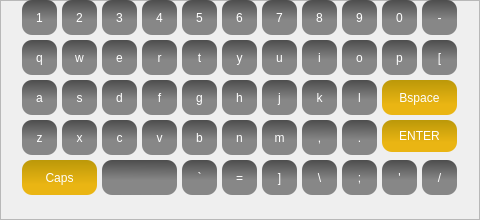
    <widget class="QFrame" name="frame_3">
     <property name="geometry">
      <rect>
       <x>0</x>
       <y>15</y>
       <width>480</width>
       <height>220</height>
      </rect>
     </property>
     <property name="frameShape">
      <enum>QFrame::StyledPanel</enum>
     </property>
     <property name="frameShadow">
      <enum>QFrame::Raised</enum>
     </property>
     <widget class="QPushButton" name="btn1">
      <property name="geometry">
       <rect>
        <x>22</x>
        <y>0</y>
        <width>35</width>
        <height>35</height>
       </rect>
      </property>
      <property name="styleSheet">
       <string notr="true">
color: rgb(255, 255, 255);
font: 10pt &quot;Franklin Gothic Heavy&quot;;
border-radius:10px;
background-color:qlineargradient(spread:pad, x1:0.534091, y1:0, x2:0.522727, y2:1, stop:0 rgba(77, 77, 77, 255), stop:0.579545 rgba(135, 135, 135, 255));
</string>
      </property>
      <property name="text">
       <string>1</string>
      </property>
     </widget>
     <widget class="QPushButton" name="btn4">
      <property name="geometry">
       <rect>
        <x>142</x>
        <y>0</y>
        <width>35</width>
        <height>35</height>
       </rect>
      </property>
      <property name="styleSheet">
       <string notr="true">
color: rgb(255, 255, 255);
font: 10pt &quot;Franklin Gothic Heavy&quot;;
border-radius:10px;
background-color:qlineargradient(spread:pad, x1:0.534091, y1:0, x2:0.522727, y2:1, stop:0 rgba(77, 77, 77, 255), stop:0.579545 rgba(135, 135, 135, 255));
</string>
      </property>
      <property name="text">
       <string>4</string>
      </property>
     </widget>
     <widget class="QPushButton" name="btn7">
      <property name="geometry">
       <rect>
        <x>262</x>
        <y>0</y>
        <width>35</width>
        <height>35</height>
       </rect>
      </property>
      <property name="styleSheet">
       <string notr="true">
color: rgb(255, 255, 255);
font: 10pt &quot;Franklin Gothic Heavy&quot;;
border-radius:10px;
background-color:qlineargradient(spread:pad, x1:0.534091, y1:0, x2:0.522727, y2:1, stop:0 rgba(77, 77, 77, 255), stop:0.579545 rgba(135, 135, 135, 255));
</string>
      </property>
      <property name="text">
       <string>7</string>
      </property>
     </widget>
     <widget class="QPushButton" name="btn2">
      <property name="geometry">
       <rect>
        <x>62</x>
        <y>0</y>
        <width>35</width>
        <height>35</height>
       </rect>
      </property>
      <property name="styleSheet">
       <string notr="true">
color: rgb(255, 255, 255);
font: 10pt &quot;Franklin Gothic Heavy&quot;;
border-radius:10px;
background-color:qlineargradient(spread:pad, x1:0.534091, y1:0, x2:0.522727, y2:1, stop:0 rgba(77, 77, 77, 255), stop:0.579545 rgba(135, 135, 135, 255));
</string>
      </property>
      <property name="text">
       <string>2</string>
      </property>
     </widget>
     <widget class="QPushButton" name="btn5">
      <property name="geometry">
       <rect>
        <x>182</x>
        <y>0</y>
        <width>35</width>
        <height>35</height>
       </rect>
      </property>
      <property name="styleSheet">
       <string notr="true">
color: rgb(255, 255, 255);
font: 10pt &quot;Franklin Gothic Heavy&quot;;
border-radius:10px;
background-color:qlineargradient(spread:pad, x1:0.534091, y1:0, x2:0.522727, y2:1, stop:0 rgba(77, 77, 77, 255), stop:0.579545 rgba(135, 135, 135, 255));
</string>
      </property>
      <property name="text">
       <string>5</string>
      </property>
     </widget>
     <widget class="QPushButton" name="btn8">
      <property name="geometry">
       <rect>
        <x>302</x>
        <y>0</y>
        <width>35</width>
        <height>35</height>
       </rect>
      </property>
      <property name="styleSheet">
       <string notr="true">
color: rgb(255, 255, 255);
font: 10pt &quot;Franklin Gothic Heavy&quot;;
border-radius:10px;
background-color:qlineargradient(spread:pad, x1:0.534091, y1:0, x2:0.522727, y2:1, stop:0 rgba(77, 77, 77, 255), stop:0.579545 rgba(135, 135, 135, 255));
</string>
      </property>
      <property name="text">
       <string>8</string>
      </property>
     </widget>
     <widget class="QPushButton" name="btn3">
      <property name="geometry">
       <rect>
        <x>102</x>
        <y>0</y>
        <width>35</width>
        <height>35</height>
       </rect>
      </property>
      <property name="styleSheet">
       <string notr="true">
color: rgb(255, 255, 255);
font: 10pt &quot;Franklin Gothic Heavy&quot;;
border-radius:10px;
background-color:qlineargradient(spread:pad, x1:0.534091, y1:0, x2:0.522727, y2:1, stop:0 rgba(77, 77, 77, 255), stop:0.579545 rgba(135, 135, 135, 255));
</string>
      </property>
      <property name="text">
       <string>3</string>
      </property>
     </widget>
     <widget class="QPushButton" name="btn6">
      <property name="geometry">
       <rect>
        <x>222</x>
        <y>0</y>
        <width>35</width>
        <height>35</height>
       </rect>
      </property>
      <property name="styleSheet">
       <string notr="true">
color: rgb(255, 255, 255);
font: 10pt &quot;Franklin Gothic Heavy&quot;;
border-radius:10px;
background-color:qlineargradient(spread:pad, x1:0.534091, y1:0, x2:0.522727, y2:1, stop:0 rgba(77, 77, 77, 255), stop:0.579545 rgba(135, 135, 135, 255));
</string>
      </property>
      <property name="text">
       <string>6</string>
      </property>
     </widget>
     <widget class="QPushButton" name="btn9">
      <property name="geometry">
       <rect>
        <x>342</x>
        <y>0</y>
        <width>35</width>
        <height>35</height>
       </rect>
      </property>
      <property name="styleSheet">
       <string notr="true">
color: rgb(255, 255, 255);
font: 10pt &quot;Franklin Gothic Heavy&quot;;
border-radius:10px;
background-color:qlineargradient(spread:pad, x1:0.534091, y1:0, x2:0.522727, y2:1, stop:0 rgba(77, 77, 77, 255), stop:0.579545 rgba(135, 135, 135, 255));
</string>
      </property>
      <property name="text">
       <string>9</string>
      </property>
     </widget>
     <widget class="QPushButton" name="btn0">
      <property name="geometry">
       <rect>
        <x>382</x>
        <y>0</y>
        <width>35</width>
        <height>35</height>
       </rect>
      </property>
      <property name="styleSheet">
       <string notr="true">
color: rgb(255, 255, 255);
font: 10pt &quot;Franklin Gothic Heavy&quot;;
border-radius:10px;
background-color:qlineargradient(spread:pad, x1:0.534091, y1:0, x2:0.522727, y2:1, stop:0 rgba(77, 77, 77, 255), stop:0.579545 rgba(135, 135, 135, 255));
</string>
      </property>
      <property name="text">
       <string>0</string>
      </property>
     </widget>
     <widget class="QPushButton" name="btnDelete">
      <property name="geometry">
       <rect>
        <x>382</x>
        <y>80</y>
        <width>75</width>
        <height>35</height>
       </rect>
      </property>
      <property name="styleSheet">
       <string notr="true">
color: rgb(255, 255, 255);
font: 10pt &quot;Franklin Gothic Heavy&quot;;
border-radius:10px;
background-color: qlineargradient(spread:pad, x1:0.460227, y1:0, x2:0.466, y2:1, stop:0 rgba(187, 152, 9, 255), stop:0.704545 rgba(234, 181, 19, 255));</string>
      </property>
      <property name="text">
       <string>Bspace</string>
      </property>
     </widget>
     <widget class="QPushButton" name="btnEnter">
      <property name="geometry">
       <rect>
        <x>382</x>
        <y>120</y>
        <width>75</width>
        <height>32</height>
       </rect>
      </property>
      <property name="styleSheet">
       <string notr="true">
color: rgb(255, 255, 255);
font: 10pt &quot;Franklin Gothic Heavy&quot;;
border-radius:10px;
background-color: qlineargradient(spread:pad, x1:0.460227, y1:0, x2:0.466, y2:1, stop:0 rgba(187, 152, 9, 255), stop:0.704545 rgba(234, 181, 19, 255));</string>
      </property>
      <property name="text">
       <string>ENTER</string>
      </property>
     </widget>
     <widget class="QPushButton" name="btncaps">
      <property name="geometry">
       <rect>
        <x>22</x>
        <y>160</y>
        <width>75</width>
        <height>35</height>
       </rect>
      </property>
      <property name="styleSheet">
       <string notr="true">
color: rgb(255, 255, 255);
font: 10pt &quot;Franklin Gothic Heavy&quot;;
border-radius:10px;
background-color: qlineargradient(spread:pad, x1:0.460227, y1:0, x2:0.466, y2:1, stop:0 rgba(187, 152, 9, 255), stop:0.704545 rgba(234, 181, 19, 255));</string>
      </property>
      <property name="text">
       <string>Caps</string>
      </property>
     </widget>
     <widget class="QPushButton" name="btndash">
      <property name="geometry">
       <rect>
        <x>422</x>
        <y>0</y>
        <width>35</width>
        <height>35</height>
       </rect>
      </property>
      <property name="styleSheet">
       <string notr="true">
color: rgb(255, 255, 255);
font: 10pt &quot;Franklin Gothic Heavy&quot;;
border-radius:10px;
background-color:qlineargradient(spread:pad, x1:0.534091, y1:0, x2:0.522727, y2:1, stop:0 rgba(77, 77, 77, 255), stop:0.579545 rgba(135, 135, 135, 255));
</string>
      </property>
      <property name="text">
       <string>-</string>
      </property>
     </widget>
     <widget class="QPushButton" name="btnq">
      <property name="geometry">
       <rect>
        <x>22</x>
        <y>40</y>
        <width>35</width>
        <height>35</height>
       </rect>
      </property>
      <property name="styleSheet">
       <string notr="true">
color: rgb(255, 255, 255);
font: 10pt &quot;Franklin Gothic Heavy&quot;;
border-radius:10px;
background-color:qlineargradient(spread:pad, x1:0.534091, y1:0, x2:0.522727, y2:1, stop:0 rgba(77, 77, 77, 255), stop:0.579545 rgba(135, 135, 135, 255));
</string>
      </property>
      <property name="text">
       <string>q</string>
      </property>
     </widget>
     <widget class="QPushButton" name="btnw">
      <property name="geometry">
       <rect>
        <x>62</x>
        <y>40</y>
        <width>35</width>
        <height>35</height>
       </rect>
      </property>
      <property name="styleSheet">
       <string notr="true">
color: rgb(255, 255, 255);
font: 10pt &quot;Franklin Gothic Heavy&quot;;
border-radius:10px;
background-color:qlineargradient(spread:pad, x1:0.534091, y1:0, x2:0.522727, y2:1, stop:0 rgba(77, 77, 77, 255), stop:0.579545 rgba(135, 135, 135, 255));
</string>
      </property>
      <property name="text">
       <string>w</string>
      </property>
     </widget>
     <widget class="QPushButton" name="btne">
      <property name="geometry">
       <rect>
        <x>102</x>
        <y>40</y>
        <width>35</width>
        <height>35</height>
       </rect>
      </property>
      <property name="styleSheet">
       <string notr="true">
color: rgb(255, 255, 255);
font: 10pt &quot;Franklin Gothic Heavy&quot;;
border-radius:10px;
background-color:qlineargradient(spread:pad, x1:0.534091, y1:0, x2:0.522727, y2:1, stop:0 rgba(77, 77, 77, 255), stop:0.579545 rgba(135, 135, 135, 255));
</string>
      </property>
      <property name="text">
       <string>e</string>
      </property>
     </widget>
     <widget class="QPushButton" name="btnr">
      <property name="geometry">
       <rect>
        <x>142</x>
        <y>40</y>
        <width>35</width>
        <height>35</height>
       </rect>
      </property>
      <property name="styleSheet">
       <string notr="true">
color: rgb(255, 255, 255);
font: 10pt &quot;Franklin Gothic Heavy&quot;;
border-radius:10px;
background-color:qlineargradient(spread:pad, x1:0.534091, y1:0, x2:0.522727, y2:1, stop:0 rgba(77, 77, 77, 255), stop:0.579545 rgba(135, 135, 135, 255));
</string>
      </property>
      <property name="text">
       <string>r</string>
      </property>
     </widget>
     <widget class="QPushButton" name="btnt">
      <property name="geometry">
       <rect>
        <x>182</x>
        <y>40</y>
        <width>35</width>
        <height>35</height>
       </rect>
      </property>
      <property name="styleSheet">
       <string notr="true">
color: rgb(255, 255, 255);
font: 10pt &quot;Franklin Gothic Heavy&quot;;
border-radius:10px;
background-color:qlineargradient(spread:pad, x1:0.534091, y1:0, x2:0.522727, y2:1, stop:0 rgba(77, 77, 77, 255), stop:0.579545 rgba(135, 135, 135, 255));
</string>
      </property>
      <property name="text">
       <string>t</string>
      </property>
     </widget>
     <widget class="QPushButton" name="btny">
      <property name="geometry">
       <rect>
        <x>222</x>
        <y>40</y>
        <width>35</width>
        <height>35</height>
       </rect>
      </property>
      <property name="styleSheet">
       <string notr="true">
color: rgb(255, 255, 255);
font: 10pt &quot;Franklin Gothic Heavy&quot;;
border-radius:10px;
background-color:qlineargradient(spread:pad, x1:0.534091, y1:0, x2:0.522727, y2:1, stop:0 rgba(77, 77, 77, 255), stop:0.579545 rgba(135, 135, 135, 255));
</string>
      </property>
      <property name="text">
       <string>y</string>
      </property>
     </widget>
     <widget class="QPushButton" name="btnu">
      <property name="geometry">
       <rect>
        <x>262</x>
        <y>40</y>
        <width>35</width>
        <height>35</height>
       </rect>
      </property>
      <property name="styleSheet">
       <string notr="true">
color: rgb(255, 255, 255);
font: 10pt &quot;Franklin Gothic Heavy&quot;;
border-radius:10px;
background-color:qlineargradient(spread:pad, x1:0.534091, y1:0, x2:0.522727, y2:1, stop:0 rgba(77, 77, 77, 255), stop:0.579545 rgba(135, 135, 135, 255));
</string>
      </property>
      <property name="text">
       <string>u</string>
      </property>
     </widget>
     <widget class="QPushButton" name="btni">
      <property name="geometry">
       <rect>
        <x>302</x>
        <y>40</y>
        <width>35</width>
        <height>35</height>
       </rect>
      </property>
      <property name="styleSheet">
       <string notr="true">
color: rgb(255, 255, 255);
font: 10pt &quot;Franklin Gothic Heavy&quot;;
border-radius:10px;
background-color:qlineargradient(spread:pad, x1:0.534091, y1:0, x2:0.522727, y2:1, stop:0 rgba(77, 77, 77, 255), stop:0.579545 rgba(135, 135, 135, 255));
</string>
      </property>
      <property name="text">
       <string>i</string>
      </property>
     </widget>
     <widget class="QPushButton" name="btno">
      <property name="geometry">
       <rect>
        <x>342</x>
        <y>40</y>
        <width>35</width>
        <height>35</height>
       </rect>
      </property>
      <property name="styleSheet">
       <string notr="true">
color: rgb(255, 255, 255);
font: 10pt &quot;Franklin Gothic Heavy&quot;;
border-radius:10px;
background-color:qlineargradient(spread:pad, x1:0.534091, y1:0, x2:0.522727, y2:1, stop:0 rgba(77, 77, 77, 255), stop:0.579545 rgba(135, 135, 135, 255));
</string>
      </property>
      <property name="text">
       <string>o</string>
      </property>
     </widget>
     <widget class="QPushButton" name="btnp">
      <property name="geometry">
       <rect>
        <x>382</x>
        <y>40</y>
        <width>35</width>
        <height>35</height>
       </rect>
      </property>
      <property name="styleSheet">
       <string notr="true">
color: rgb(255, 255, 255);
font: 10pt &quot;Franklin Gothic Heavy&quot;;
border-radius:10px;
background-color:qlineargradient(spread:pad, x1:0.534091, y1:0, x2:0.522727, y2:1, stop:0 rgba(77, 77, 77, 255), stop:0.579545 rgba(135, 135, 135, 255));
</string>
      </property>
      <property name="text">
       <string>p</string>
      </property>
     </widget>
     <widget class="QPushButton" name="btnsqopen">
      <property name="geometry">
       <rect>
        <x>422</x>
        <y>40</y>
        <width>35</width>
        <height>35</height>
       </rect>
      </property>
      <property name="styleSheet">
       <string notr="true">
color: rgb(255, 255, 255);
font: 10pt &quot;Franklin Gothic Heavy&quot;;
border-radius:10px;
background-color:qlineargradient(spread:pad, x1:0.534091, y1:0, x2:0.522727, y2:1, stop:0 rgba(77, 77, 77, 255), stop:0.579545 rgba(135, 135, 135, 255));
</string>
      </property>
      <property name="text">
       <string>[</string>
      </property>
     </widget>
     <widget class="QPushButton" name="btna">
      <property name="geometry">
       <rect>
        <x>22</x>
        <y>80</y>
        <width>35</width>
        <height>35</height>
       </rect>
      </property>
      <property name="styleSheet">
       <string notr="true">
color: rgb(255, 255, 255);
font: 10pt &quot;Franklin Gothic Heavy&quot;;
border-radius:10px;
background-color:qlineargradient(spread:pad, x1:0.534091, y1:0, x2:0.522727, y2:1, stop:0 rgba(77, 77, 77, 255), stop:0.579545 rgba(135, 135, 135, 255));
</string>
      </property>
      <property name="text">
       <string>a</string>
      </property>
     </widget>
     <widget class="QPushButton" name="btns">
      <property name="geometry">
       <rect>
        <x>62</x>
        <y>80</y>
        <width>35</width>
        <height>35</height>
       </rect>
      </property>
      <property name="styleSheet">
       <string notr="true">
color: rgb(255, 255, 255);
font: 10pt &quot;Franklin Gothic Heavy&quot;;
border-radius:10px;
background-color:qlineargradient(spread:pad, x1:0.534091, y1:0, x2:0.522727, y2:1, stop:0 rgba(77, 77, 77, 255), stop:0.579545 rgba(135, 135, 135, 255));
</string>
      </property>
      <property name="text">
       <string>s</string>
      </property>
     </widget>
     <widget class="QPushButton" name="btnd">
      <property name="geometry">
       <rect>
        <x>102</x>
        <y>80</y>
        <width>35</width>
        <height>35</height>
       </rect>
      </property>
      <property name="styleSheet">
       <string notr="true">
color: rgb(255, 255, 255);
font: 10pt &quot;Franklin Gothic Heavy&quot;;
border-radius:10px;
background-color:qlineargradient(spread:pad, x1:0.534091, y1:0, x2:0.522727, y2:1, stop:0 rgba(77, 77, 77, 255), stop:0.579545 rgba(135, 135, 135, 255));
</string>
      </property>
      <property name="text">
       <string>d</string>
      </property>
     </widget>
     <widget class="QPushButton" name="btnf">
      <property name="geometry">
       <rect>
        <x>142</x>
        <y>80</y>
        <width>35</width>
        <height>35</height>
       </rect>
      </property>
      <property name="styleSheet">
       <string notr="true">
color: rgb(255, 255, 255);
font: 10pt &quot;Franklin Gothic Heavy&quot;;
border-radius:10px;
background-color:qlineargradient(spread:pad, x1:0.534091, y1:0, x2:0.522727, y2:1, stop:0 rgba(77, 77, 77, 255), stop:0.579545 rgba(135, 135, 135, 255));
</string>
      </property>
      <property name="text">
       <string>f</string>
      </property>
     </widget>
     <widget class="QPushButton" name="btng">
      <property name="geometry">
       <rect>
        <x>182</x>
        <y>80</y>
        <width>35</width>
        <height>35</height>
       </rect>
      </property>
      <property name="styleSheet">
       <string notr="true">
color: rgb(255, 255, 255);
font: 10pt &quot;Franklin Gothic Heavy&quot;;
border-radius:10px;
background-color:qlineargradient(spread:pad, x1:0.534091, y1:0, x2:0.522727, y2:1, stop:0 rgba(77, 77, 77, 255), stop:0.579545 rgba(135, 135, 135, 255));
</string>
      </property>
      <property name="text">
       <string>g</string>
      </property>
     </widget>
     <widget class="QPushButton" name="btnh">
      <property name="geometry">
       <rect>
        <x>222</x>
        <y>80</y>
        <width>35</width>
        <height>35</height>
       </rect>
      </property>
      <property name="styleSheet">
       <string notr="true">
color: rgb(255, 255, 255);
font: 10pt &quot;Franklin Gothic Heavy&quot;;
border-radius:10px;
background-color:qlineargradient(spread:pad, x1:0.534091, y1:0, x2:0.522727, y2:1, stop:0 rgba(77, 77, 77, 255), stop:0.579545 rgba(135, 135, 135, 255));
</string>
      </property>
      <property name="text">
       <string>h</string>
      </property>
     </widget>
     <widget class="QPushButton" name="btnj">
      <property name="geometry">
       <rect>
        <x>262</x>
        <y>80</y>
        <width>35</width>
        <height>35</height>
       </rect>
      </property>
      <property name="styleSheet">
       <string notr="true">
color: rgb(255, 255, 255);
font: 10pt &quot;Franklin Gothic Heavy&quot;;
border-radius:10px;
background-color:qlineargradient(spread:pad, x1:0.534091, y1:0, x2:0.522727, y2:1, stop:0 rgba(77, 77, 77, 255), stop:0.579545 rgba(135, 135, 135, 255));
</string>
      </property>
      <property name="text">
       <string>j</string>
      </property>
     </widget>
     <widget class="QPushButton" name="btnk">
      <property name="geometry">
       <rect>
        <x>302</x>
        <y>80</y>
        <width>35</width>
        <height>35</height>
       </rect>
      </property>
      <property name="styleSheet">
       <string notr="true">
color: rgb(255, 255, 255);
font: 10pt &quot;Franklin Gothic Heavy&quot;;
border-radius:10px;
background-color:qlineargradient(spread:pad, x1:0.534091, y1:0, x2:0.522727, y2:1, stop:0 rgba(77, 77, 77, 255), stop:0.579545 rgba(135, 135, 135, 255));
</string>
      </property>
      <property name="text">
       <string>k</string>
      </property>
     </widget>
     <widget class="QPushButton" name="btnl">
      <property name="geometry">
       <rect>
        <x>342</x>
        <y>80</y>
        <width>35</width>
        <height>35</height>
       </rect>
      </property>
      <property name="styleSheet">
       <string notr="true">
color: rgb(255, 255, 255);
font: 10pt &quot;Franklin Gothic Heavy&quot;;
border-radius:10px;
background-color:qlineargradient(spread:pad, x1:0.534091, y1:0, x2:0.522727, y2:1, stop:0 rgba(77, 77, 77, 255), stop:0.579545 rgba(135, 135, 135, 255));
</string>
      </property>
      <property name="text">
       <string>l</string>
      </property>
     </widget>
     <widget class="QPushButton" name="btnz">
      <property name="geometry">
       <rect>
        <x>22</x>
        <y>120</y>
        <width>35</width>
        <height>35</height>
       </rect>
      </property>
      <property name="styleSheet">
       <string notr="true">
color: rgb(255, 255, 255);
font: 10pt &quot;Franklin Gothic Heavy&quot;;
border-radius:10px;
background-color:qlineargradient(spread:pad, x1:0.534091, y1:0, x2:0.522727, y2:1, stop:0 rgba(77, 77, 77, 255), stop:0.579545 rgba(135, 135, 135, 255));
</string>
      </property>
      <property name="text">
       <string>z</string>
      </property>
     </widget>
     <widget class="QPushButton" name="btnx">
      <property name="geometry">
       <rect>
        <x>62</x>
        <y>120</y>
        <width>35</width>
        <height>35</height>
       </rect>
      </property>
      <property name="styleSheet">
       <string notr="true">
color: rgb(255, 255, 255);
font: 10pt &quot;Franklin Gothic Heavy&quot;;
border-radius:10px;
background-color:qlineargradient(spread:pad, x1:0.534091, y1:0, x2:0.522727, y2:1, stop:0 rgba(77, 77, 77, 255), stop:0.579545 rgba(135, 135, 135, 255));
</string>
      </property>
      <property name="text">
       <string>x</string>
      </property>
     </widget>
     <widget class="QPushButton" name="btnc">
      <property name="geometry">
       <rect>
        <x>102</x>
        <y>120</y>
        <width>35</width>
        <height>35</height>
       </rect>
      </property>
      <property name="styleSheet">
       <string notr="true">
color: rgb(255, 255, 255);
font: 10pt &quot;Franklin Gothic Heavy&quot;;
border-radius:10px;
background-color:qlineargradient(spread:pad, x1:0.534091, y1:0, x2:0.522727, y2:1, stop:0 rgba(77, 77, 77, 255), stop:0.579545 rgba(135, 135, 135, 255));
</string>
      </property>
      <property name="text">
       <string>c</string>
      </property>
     </widget>
     <widget class="QPushButton" name="btnv">
      <property name="geometry">
       <rect>
        <x>142</x>
        <y>120</y>
        <width>35</width>
        <height>35</height>
       </rect>
      </property>
      <property name="styleSheet">
       <string notr="true">
color: rgb(255, 255, 255);
font: 10pt &quot;Franklin Gothic Heavy&quot;;
border-radius:10px;
background-color:qlineargradient(spread:pad, x1:0.534091, y1:0, x2:0.522727, y2:1, stop:0 rgba(77, 77, 77, 255), stop:0.579545 rgba(135, 135, 135, 255));
</string>
      </property>
      <property name="text">
       <string>v</string>
      </property>
     </widget>
     <widget class="QPushButton" name="btnb">
      <property name="geometry">
       <rect>
        <x>182</x>
        <y>120</y>
        <width>35</width>
        <height>35</height>
       </rect>
      </property>
      <property name="styleSheet">
       <string notr="true">
color: rgb(255, 255, 255);
font: 10pt &quot;Franklin Gothic Heavy&quot;;
border-radius:10px;
background-color:qlineargradient(spread:pad, x1:0.534091, y1:0, x2:0.522727, y2:1, stop:0 rgba(77, 77, 77, 255), stop:0.579545 rgba(135, 135, 135, 255));
</string>
      </property>
      <property name="text">
       <string>b</string>
      </property>
     </widget>
     <widget class="QPushButton" name="btnn">
      <property name="geometry">
       <rect>
        <x>222</x>
        <y>120</y>
        <width>35</width>
        <height>35</height>
       </rect>
      </property>
      <property name="styleSheet">
       <string notr="true">
color: rgb(255, 255, 255);
font: 10pt &quot;Franklin Gothic Heavy&quot;;
border-radius:10px;
background-color:qlineargradient(spread:pad, x1:0.534091, y1:0, x2:0.522727, y2:1, stop:0 rgba(77, 77, 77, 255), stop:0.579545 rgba(135, 135, 135, 255));
</string>
      </property>
      <property name="text">
       <string>n</string>
      </property>
     </widget>
     <widget class="QPushButton" name="btnm">
      <property name="geometry">
       <rect>
        <x>262</x>
        <y>120</y>
        <width>35</width>
        <height>35</height>
       </rect>
      </property>
      <property name="styleSheet">
       <string notr="true">
color: rgb(255, 255, 255);
font: 10pt &quot;Franklin Gothic Heavy&quot;;
border-radius:10px;
background-color:qlineargradient(spread:pad, x1:0.534091, y1:0, x2:0.522727, y2:1, stop:0 rgba(77, 77, 77, 255), stop:0.579545 rgba(135, 135, 135, 255));
</string>
      </property>
      <property name="text">
       <string>m</string>
      </property>
     </widget>
     <widget class="QPushButton" name="btncoma">
      <property name="geometry">
       <rect>
        <x>302</x>
        <y>120</y>
        <width>35</width>
        <height>35</height>
       </rect>
      </property>
      <property name="styleSheet">
       <string notr="true">
color: rgb(255, 255, 255);
font: 10pt &quot;Franklin Gothic Heavy&quot;;
border-radius:10px;
background-color:qlineargradient(spread:pad, x1:0.534091, y1:0, x2:0.522727, y2:1, stop:0 rgba(77, 77, 77, 255), stop:0.579545 rgba(135, 135, 135, 255));
</string>
      </property>
      <property name="text">
       <string>,</string>
      </property>
     </widget>
     <widget class="QPushButton" name="btndot">
      <property name="geometry">
       <rect>
        <x>342</x>
        <y>120</y>
        <width>35</width>
        <height>35</height>
       </rect>
      </property>
      <property name="styleSheet">
       <string notr="true">
color: rgb(255, 255, 255);
font: 10pt &quot;Franklin Gothic Heavy&quot;;
border-radius:10px;
background-color:qlineargradient(spread:pad, x1:0.534091, y1:0, x2:0.522727, y2:1, stop:0 rgba(77, 77, 77, 255), stop:0.579545 rgba(135, 135, 135, 255));
</string>
      </property>
      <property name="text">
       <string>.</string>
      </property>
     </widget>
     <widget class="QPushButton" name="btnspace">
      <property name="geometry">
       <rect>
        <x>102</x>
        <y>160</y>
        <width>75</width>
        <height>35</height>
       </rect>
      </property>
      <property name="styleSheet">
       <string notr="true">
color: rgb(255, 255, 255);
font: 10pt &quot;Franklin Gothic Heavy&quot;;
border-radius:10px;
background-color:qlineargradient(spread:pad, x1:0.534091, y1:0, x2:0.522727, y2:1, stop:0 rgba(77, 77, 77, 255), stop:0.579545 rgba(135, 135, 135, 255));
</string>
      </property>
      <property name="text">
       <string/>
      </property>
     </widget>
     <widget class="QPushButton" name="btninvopen">
      <property name="geometry">
       <rect>
        <x>182</x>
        <y>160</y>
        <width>35</width>
        <height>35</height>
       </rect>
      </property>
      <property name="styleSheet">
       <string notr="true">
color: rgb(255, 255, 255);
font: 10pt &quot;Franklin Gothic Heavy&quot;;
border-radius:10px;
background-color:qlineargradient(spread:pad, x1:0.534091, y1:0, x2:0.522727, y2:1, stop:0 rgba(77, 77, 77, 255), stop:0.579545 rgba(135, 135, 135, 255));
</string>
      </property>
      <property name="text">
       <string>`</string>
      </property>
     </widget>
     <widget class="QPushButton" name="btnequal">
      <property name="geometry">
       <rect>
        <x>222</x>
        <y>160</y>
        <width>35</width>
        <height>35</height>
       </rect>
      </property>
      <property name="styleSheet">
       <string notr="true">
color: rgb(255, 255, 255);
font: 10pt &quot;Franklin Gothic Heavy&quot;;
border-radius:10px;
background-color:qlineargradient(spread:pad, x1:0.534091, y1:0, x2:0.522727, y2:1, stop:0 rgba(77, 77, 77, 255), stop:0.579545 rgba(135, 135, 135, 255));
</string>
      </property>
      <property name="text">
       <string>=</string>
      </property>
     </widget>
     <widget class="QPushButton" name="btnspclose">
      <property name="geometry">
       <rect>
        <x>262</x>
        <y>160</y>
        <width>35</width>
        <height>35</height>
       </rect>
      </property>
      <property name="styleSheet">
       <string notr="true">
color: rgb(255, 255, 255);
font: 10pt &quot;Franklin Gothic Heavy&quot;;
border-radius:10px;
background-color:qlineargradient(spread:pad, x1:0.534091, y1:0, x2:0.522727, y2:1, stop:0 rgba(77, 77, 77, 255), stop:0.579545 rgba(135, 135, 135, 255));
</string>
      </property>
      <property name="text">
       <string>]</string>
      </property>
     </widget>
     <widget class="QPushButton" name="btnscolon">
      <property name="geometry">
       <rect>
        <x>342</x>
        <y>160</y>
        <width>35</width>
        <height>35</height>
       </rect>
      </property>
      <property name="styleSheet">
       <string notr="true">
color: rgb(255, 255, 255);
font: 10pt &quot;Franklin Gothic Heavy&quot;;
border-radius:10px;
background-color:qlineargradient(spread:pad, x1:0.534091, y1:0, x2:0.522727, y2:1, stop:0 rgba(77, 77, 77, 255), stop:0.579545 rgba(135, 135, 135, 255));
</string>
      </property>
      <property name="text">
       <string>;</string>
      </property>
     </widget>
     <widget class="QPushButton" name="btnbslash">
      <property name="geometry">
       <rect>
        <x>302</x>
        <y>160</y>
        <width>35</width>
        <height>35</height>
       </rect>
      </property>
      <property name="styleSheet">
       <string notr="true">
color: rgb(255, 255, 255);
font: 10pt &quot;Franklin Gothic Heavy&quot;;
border-radius:10px;
background-color:qlineargradient(spread:pad, x1:0.534091, y1:0, x2:0.522727, y2:1, stop:0 rgba(77, 77, 77, 255), stop:0.579545 rgba(135, 135, 135, 255));
</string>
      </property>
      <property name="text">
       <string>\</string>
      </property>
     </widget>
     <widget class="QPushButton" name="btnfslash">
      <property name="geometry">
       <rect>
        <x>422</x>
        <y>160</y>
        <width>35</width>
        <height>35</height>
       </rect>
      </property>
      <property name="styleSheet">
       <string notr="true">
color: rgb(255, 255, 255);
font: 10pt &quot;Franklin Gothic Heavy&quot;;
border-radius:10px;
background-color:qlineargradient(spread:pad, x1:0.534091, y1:0, x2:0.522727, y2:1, stop:0 rgba(77, 77, 77, 255), stop:0.579545 rgba(135, 135, 135, 255));
</string>
      </property>
      <property name="text">
       <string>/</string>
      </property>
     </widget>
     <widget class="QPushButton" name="btninvclose">
      <property name="geometry">
       <rect>
        <x>382</x>
        <y>160</y>
        <width>35</width>
        <height>35</height>
       </rect>
      </property>
      <property name="styleSheet">
       <string notr="true">
color: rgb(255, 255, 255);
font: 10pt &quot;Franklin Gothic Heavy&quot;;
border-radius:10px;
background-color:qlineargradient(spread:pad, x1:0.534091, y1:0, x2:0.522727, y2:1, stop:0 rgba(77, 77, 77, 255), stop:0.579545 rgba(135, 135, 135, 255));
</string>
      </property>
      <property name="text">
       <string>'</string>
      </property>
     </widget>
    </widget>
